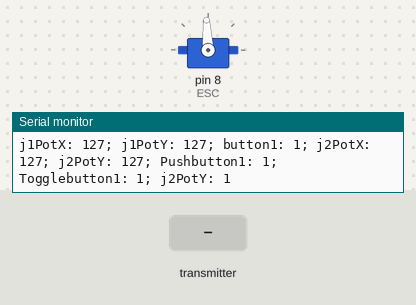
Recording of a sketch running on a simulated Arduino Uno, built with avr-gcc and run on an emulated ATmega328P. On the bench: servo, the last lines printed to the serial monitor. The test bench sets the inputs (shaded band). No radio packets arrive unless stated.

Above: at 1.2 s.
1.3 s: the transmitter starts sending j1PotX = 0
At 1.8 s:
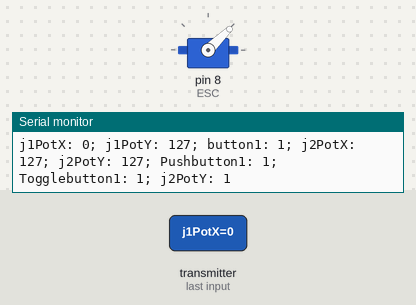
2.8 s: the transmitter starts sending j1PotX = 64
At 3.8 s:
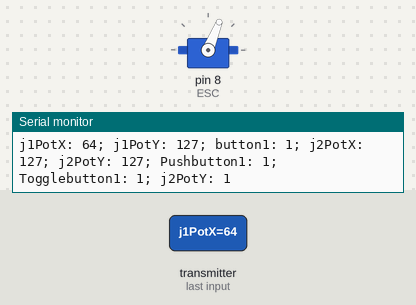
4.3 s: the transmitter starts sending j1PotX = 255
At 4.7 s:
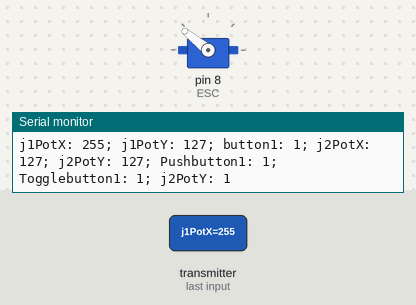
Timing chart, 0 to 7.3 s (numbered marks = the images above; inputs shaded):
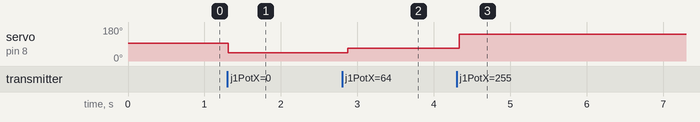

The sketch:

RC_receiver.ino
```cpp
#include <SPI.h>
#include <nRF24L01.h>
#include <RF24.h>
#include<Servo.h>

RF24 radio(10, 9);   // nRF24L01 (CE, CSN)
const byte address[6] = "00001";
unsigned long lastReceiveTime = 0;
unsigned long currentTime = 0;
int escValue;

Servo ESC;
// Max size of this struct is 32 bytes - NRF24L01 buffer limit
struct Data_Package {
  byte j1PotX;
  byte j1PotY;
  byte j1Button;
  byte j2PotX;
  byte j2PotY;
  byte j2Button;
  byte pot1;
  byte pot2;
  byte tSwitch1;
  byte tSwitch2;
  byte button1;

};
Data_Package data; //Create a variable with the above structure
void setup() {
  Serial.begin(9600);
  radio.begin();
  radio.openReadingPipe(0, address);
  radio.setAutoAck(false);
  radio.setDataRate(RF24_250KBPS);
  radio.setPALevel(RF24_PA_LOW);
  radio.startListening(); //  Set the module as receiver
  resetData();
  ESC.attach(8);
}
void loop() {
  // Check whether there is data to be received
  if (radio.available()) {
    radio.read(&data, sizeof(Data_Package)); // Read the whole data and store it into the 'data' structure
    lastReceiveTime = millis(); // At this moment we have received the data
  }
  // Check whether we keep receving data, or we have a connection between the two modules
  currentTime = millis();
  if ( currentTime - lastReceiveTime > 1000 ) { // If current time is more then 1 second since we have recived the last data, that means we have lost connection
    resetData(); // If connection is lost, reset the data. It prevents unwanted behavior, for example if a drone has a throttle up and we lose connection, it can keep flying unless we reset the values
  }
  escValue = map(data.j1PotX, 0, 255, 1000, 2000);
  ESC.writeMicroseconds(escValue);


  // Print the data in the Serial Monitor
  Serial.print("j1PotX: ");
  Serial.print(data.j1PotX);
  Serial.print("; j1PotY: ");
  Serial.print(data.j1PotY);
  Serial.print("; button1: ");
  Serial.print(data.button1);
  Serial.print("; j2PotX: ");
  Serial.print(data.j2PotX);
  Serial.print("; j2PotY: ");
  Serial.print(data.j2PotY);
  Serial.print("; Pushbutton1: ");
  Serial.print(data.button1);
  Serial.print("; Togglebutton1: ");
  Serial.print( data.tSwitch2);
  Serial.print("; j2PotY: ");
  Serial.println(data.pot1);

}
void resetData() {
  // Reset the values when there is no radio connection - Set initial default values
  data.j1PotX = 127;
  data.j1PotY = 127;
  data.j2PotX = 127;
  data.j2PotY = 127;
  data.j1Button = 1;
  data.j2Button = 1;
  data.pot1 = 1;
  data.pot2 = 1;
  data.tSwitch1 = 1;
  data.tSwitch2 = 1;
  data.button1 = 1;

}
```

Measured:
- after the input at 1.3 s, servo on pin 8 (ESC): 93° → 44° at once
- after the input at 2.8 s, servo on pin 8 (ESC): 44° → 68° after 0.07 s
- after the input at 4.3 s, servo on pin 8 (ESC): 68° → 141° at once
